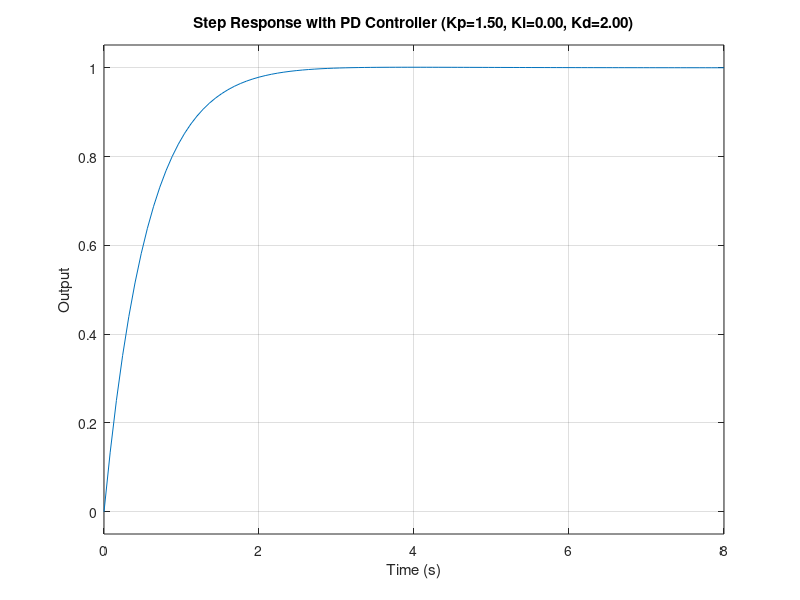
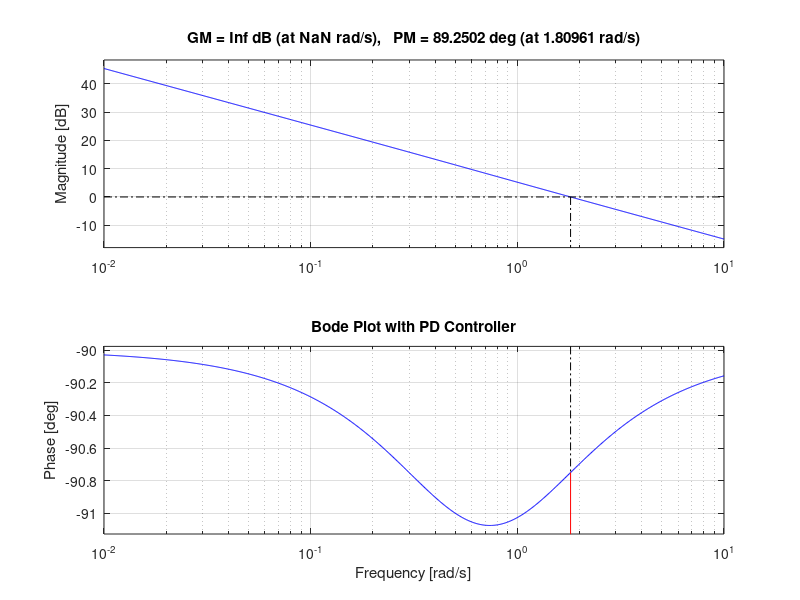

Reproduce these figures in MATLAB, in order. (Note: this script raises an error after producing the figures.)
%2022e116
% Stability Check for PID 

clc; clear;

% Plant parameters
a = 9;
b = 0.7224;
K = 0.1;

% Define open-loop plant G(s)
G = tf([a*K], [1, b, 0]);

% PID controller gains (your chosen values)
Kp = 1.5;
Ki = 0;
Kd = 2.0;

% Compute Ki max from inequality
Ki_max = (b + a*K*Kd) * Kp;

fprintf('Stability Verification \n');
fprintf('Stability condition: Ki < (b + 9K·Kd)·Kp = %.4f\n', Ki_max);
fprintf('Kp = %.2f, Kd = %.2f, Ki = %.2f\n', Kp, Kd, Ki);

if Ki > 0 && Ki < Ki_max
    fprintf('Ki is within the stable range.\n');
else
    fprintf('Ki is outside the stable range.\n');
end

% Create PID controller
C = pid(Kp, Ki, Kd);

% Closed-loop system with unity feedback
T = feedback(C * G, 1);

% Pole analysis
poles = pole(T);
if all(real(poles) < 0)
    fprintf('All poles are in the left half-plane → System is STABLE.\n\n');
else
    fprintf('System has unstable poles → UNSTABLE.\n\n');
end

% Step response
figure;
step(T);
title(sprintf('Step Response with PD Controller (Kp=%.2f, Ki=%.2f, Kd=%.2f)', Kp, Ki, Kd));
xlabel('Time (s)');
ylabel('Output');
grid on;

% Frequency response
figure;
margin(C*G);
title('Bode Plot with PD Controller');
grid on;

% Time-domain performance
info = stepinfo(T);
fprintf('Step Response Characteristics \n');
fprintf('Rise Time = %.2f s\n', info.RiseTime);
fprintf('Overshoot = %.2f %%\n', info.Overshoot);
fprintf('Settling Time = %.2f s\n', info.SettlingTime);
fprintf('Steady-State Error = %.4f\n', abs(1 - dcgain(T)));

% Frequency-domain metrics
[GM, PM, Wcg, Wcp] = margin(C*G);
fprintf('\n Frequency Domain Characteristics \n');
fprintf('Gain Margin = %.2f dB\n', 20*log10(GM));
fprintf('Phase Margin = %.2f deg\n', PM);
fprintf('Gain Crossover Freq = %.2f rad/s\n', Wcg);
fprintf('Phase Crossover Freq = %.2f rad/s\n', Wcp);
